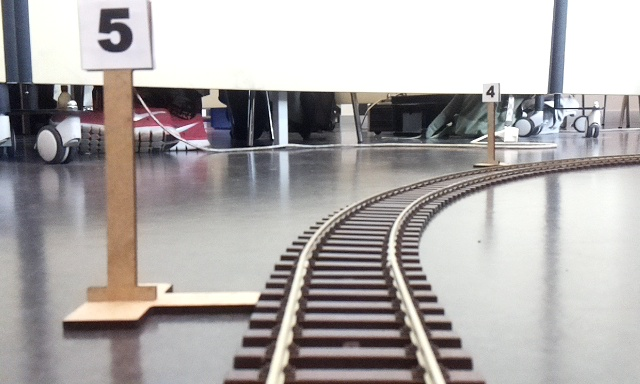
#> input picture Tests/Signalerkennung/rectangle.jpg, 640 x 384 px, found by its file name
$ python Signalerkennung_integral.py
#> lines starting #> are read from the running program, lines starting #| are printed output that depends on the picture; after the words box and inside, x2 and y2 are one past the last pixel; in counts of white or black regions, pixels touching at a corner belong together
"""
import math
import numpy as np


import skimage
import skimage.data
import skimage.io
import skimage.future
import skimage.segmentation
import sklearn.cluster
"""

import sys

sys.path.append('/usr/local/python/cv2/python-3.5/')

import cv2

image = cv2.imread("rectangle.jpg")
#> image is the input picture: shape (384, 640, 3); mean B, G, R 170, 170.6, 174.6
cv2.imshow("Image",image)
sub = image[200:500, 200:1500]
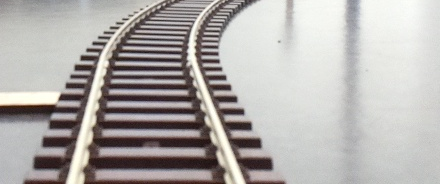
#> sub: shape (184, 440, 3); mean B, G, R 170.9, 173.3, 177.1
sub_gray = cv2.cvtColor(sub, cv2.COLOR_RGB2GRAY)
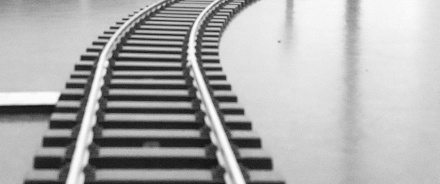
#> sub_gray: shape (184, 440); min 16, max 254, mean 172.9

cv2.imshow("gray",sub_gray)
integral_image = cv2.integral(sub_gray)
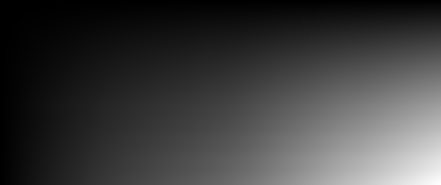
#> integral_image: shape (185, 441) int32; min 0, max 14001119, mean 3400582.4; drawn with min black and max white
#plt.imshow(integral_image)


# sum = C + A - B - D\n",
# see https://en.wikipedia.org/wiki/Haar-like_feature\n",
def haar_feature(integral_image, height, width, row, col):
    c = integral_image[row+height, col+width]
    a = integral_image[row, col]
    b = integral_image[row, col+width]
    d = integral_image[row+height, col]
    return c + a - b - d

def find_rect(integral_image, height, width):
#> called with height = 150, width = 150
    max_value = 0
    max_position = (0,0)
    for row in range(integral_image.shape[0] - height - 1):
        for col in range(integral_image.shape[1] - width - 1):
            value = haar_feature(integral_image, height, width, row, col)
            if value > max_value:
                max_value = value
                max_position = (row, col)
#> this loop made 34 passes
    return max_position

height = 150
width = 150
pos = find_rect(integral_image, height, width)

# display result\n",
displayed_image = cv2.cvtColor(sub_gray, cv2.COLOR_GRAY2RGB)
# OpenCV wants the position in x and y, which is different as row, col\n",
pos_xy = (pos[1], pos[0])
pos2_xy = (pos[1]+width, pos[0]+height)
cv2.rectangle(displayed_image, pos_xy, pos2_xy, (255, 0,0), 5)
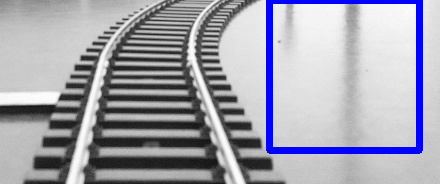
#> displayed_image: shape (184, 440, 3); mean B, G, R 174.6, 162.9, 162.9
#plt.rcParams['figure.figsize'] = [10, 20]
cv2.imshow("displ", displayed_image)

print("runned")
# try to find in the full image, but there will be too much white areas\n",
full_integral_image = cv2.integral(cv2.cvtColor(image, cv2.COLOR_RGB2GRAY))
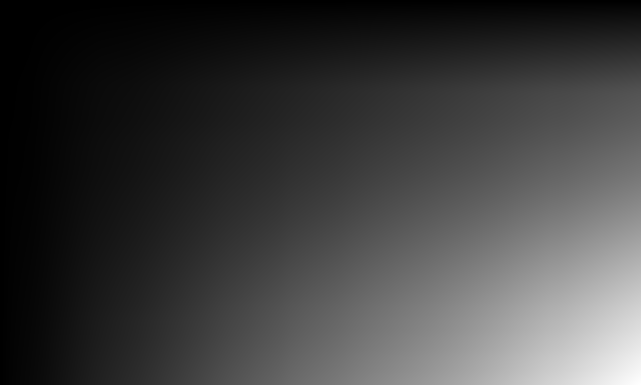
#> full_integral_image: shape (385, 641) int32; min 0, max 41997024, mean 10324906.3; drawn with min black and max white
height = 150
width = 150
pos = find_rect(full_integral_image, height, width)
# display result\n",
displayed_image = image.copy()
# OpenCV wants the position in x and y, which is different as row, col\n",
pos_xy = (pos[1], pos[0])
pos2_xy = (pos[1]+width, pos[0]+height)
cv2.rectangle(displayed_image, pos_xy, pos2_xy, (255, 0,0), 5)
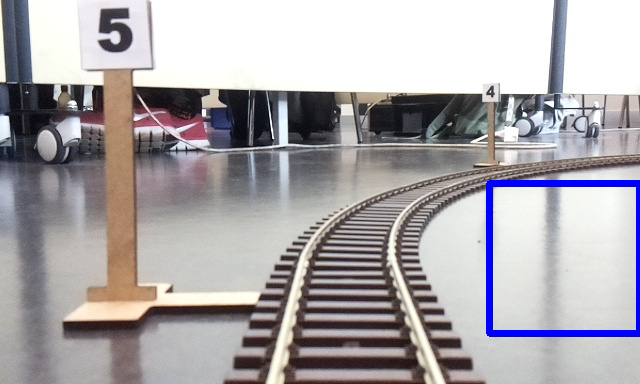
#> displayed_image: shape (384, 640, 3); 1.51% of pixels changed, all inside (x1, y1, x2, y2) = (486, 180, 640, 337)
#plt.rcParams['figure.figsize'] = [10, 20]
cv2.imshow("image", displayed_image)
